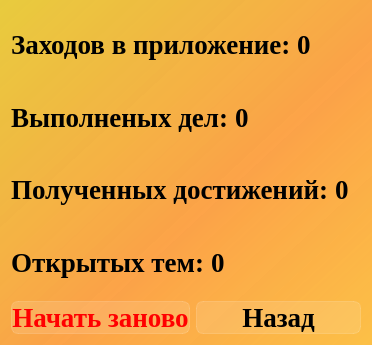
<?xml version="1.0" encoding="UTF-8"?>
<ui version="4.0">
 <class>Dialog_statistics</class>
 <widget class="QDialog" name="Dialog_statistics">
  <property name="geometry">
   <rect>
    <x>0</x>
    <y>0</y>
    <width>372</width>
    <height>345</height>
   </rect>
  </property>
  <property name="windowTitle">
   <string>Статистика</string>
  </property>
  <property name="styleSheet">
   <string notr="true">background-color: qlineargradient(spread:pad, x1:1, y1:1, x2:0, y2:0, stop:0 rgba(252, 192, 71, 255), stop:0.427447 rgba(252, 162, 71, 235), stop:1 rgba(232, 203, 62, 255));
font-family: Liberation Serif;</string>
  </property>
  <layout class="QVBoxLayout" name="verticalLayout">
   <item>
    <layout class="QHBoxLayout" name="horizontalLayout_visits">
     <item>
      <widget class="QLabel" name="label_visits">
       <property name="styleSheet">
        <string notr="true">text-align: center;
font-weight: bold;
font-size: 20pt;
background-color: none;</string>
       </property>
       <property name="text">
        <string>Заходов в приложение:</string>
       </property>
      </widget>
     </item>
     <item>
      <widget class="QLabel" name="label_count_visits">
       <property name="styleSheet">
        <string notr="true">text-align: center;
font-weight: bold;
font-size: 20pt;
background-color: none;
</string>
       </property>
       <property name="text">
        <string>0</string>
       </property>
      </widget>
     </item>
     <item>
      <spacer name="horizontalSpacer">
       <property name="orientation">
        <enum>Qt::Horizontal</enum>
       </property>
       <property name="sizeHint" stdset="0">
        <size>
         <width>40</width>
         <height>20</height>
        </size>
       </property>
      </spacer>
     </item>
    </layout>
   </item>
   <item>
    <layout class="QHBoxLayout" name="horizontalLayout_tasks">
     <item>
      <widget class="QLabel" name="label_tasks">
       <property name="styleSheet">
        <string notr="true">text-align: center;
font-weight: bold;
font-size: 20pt;
background-color: none;
border: none;</string>
       </property>
       <property name="text">
        <string>Выполненых дел:</string>
       </property>
      </widget>
     </item>
     <item>
      <widget class="QLabel" name="label_count_tasks">
       <property name="styleSheet">
        <string notr="true">text-align: center;
font-weight: bold;
font-size: 20pt;
background-color: none;
border: none;</string>
       </property>
       <property name="text">
        <string>0</string>
       </property>
      </widget>
     </item>
     <item>
      <spacer name="horizontalSpacer_2">
       <property name="orientation">
        <enum>Qt::Horizontal</enum>
       </property>
       <property name="sizeHint" stdset="0">
        <size>
         <width>40</width>
         <height>20</height>
        </size>
       </property>
      </spacer>
     </item>
    </layout>
   </item>
   <item>
    <layout class="QHBoxLayout" name="horizontalLayout_achievements">
     <item>
      <widget class="QLabel" name="label_achievements">
       <property name="styleSheet">
        <string notr="true">text-align: center;
font-weight: bold;
font-size: 20pt;
background-color: none;
border: none;</string>
       </property>
       <property name="text">
        <string>Полученных достижений:</string>
       </property>
      </widget>
     </item>
     <item>
      <widget class="QLabel" name="label_count_achievements">
       <property name="styleSheet">
        <string notr="true">text-align: center;
font-weight: bold;
font-size: 20pt;
background-color: none;
border: none;</string>
       </property>
       <property name="text">
        <string>0</string>
       </property>
      </widget>
     </item>
     <item>
      <spacer name="horizontalSpacer_3">
       <property name="orientation">
        <enum>Qt::Horizontal</enum>
       </property>
       <property name="sizeHint" stdset="0">
        <size>
         <width>40</width>
         <height>20</height>
        </size>
       </property>
      </spacer>
     </item>
    </layout>
   </item>
   <item>
    <layout class="QHBoxLayout" name="horizontalLayout_themes">
     <item>
      <widget class="QLabel" name="label_themes">
       <property name="styleSheet">
        <string notr="true">text-align: center;
font-weight: bold;
font-size: 20pt;
background-color: none;
border: none;</string>
       </property>
       <property name="text">
        <string>Открытых тем:</string>
       </property>
      </widget>
     </item>
     <item>
      <widget class="QLabel" name="label_count_themes">
       <property name="styleSheet">
        <string notr="true">text-align: center;
font-weight: bold;
font-size: 20pt;
background-color: none;
border: none;</string>
       </property>
       <property name="text">
        <string>0</string>
       </property>
      </widget>
     </item>
     <item>
      <spacer name="horizontalSpacer_4">
       <property name="orientation">
        <enum>Qt::Horizontal</enum>
       </property>
       <property name="sizeHint" stdset="0">
        <size>
         <width>40</width>
         <height>20</height>
        </size>
       </property>
      </spacer>
     </item>
    </layout>
   </item>
   <item>
    <layout class="QHBoxLayout" name="horizontalLayout">
     <item>
      <widget class="QPushButton" name="pushButton_restart_statistics">
       <property name="styleSheet">
        <string notr="true">QPushButton {
font-weight: bold;
font-size: 20pt;
text-align: center;
color: red;
background-color: rgba(255, 255, 255, 30);
border: 1px solid rgba(255, 255, 255, 40);
border-radius: 7px;
}

QPushButton:hover {
background-color: rgba(255, 255, 255, 40);
}
QPushButton:pressed {
background-color: rgba(255, 255, 255, 70);
}</string>
       </property>
       <property name="text">
        <string>Начать заново</string>
       </property>
      </widget>
     </item>
     <item>
      <widget class="QPushButton" name="pushButton_back">
       <property name="styleSheet">
        <string notr="true">QPushButton {
font-weight: bold;
font-size: 20pt;
text-align: center;
background-color: rgba(255, 255, 255, 30);
border: 1px solid rgba(255, 255, 255, 40);
border-radius: 7px;
}

QPushButton:hover {
background-color: rgba(255, 255, 255, 40);
}
QPushButton:pressed {
background-color: rgba(255, 255, 255, 70);
}</string>
       </property>
       <property name="text">
        <string>Назад</string>
       </property>
      </widget>
     </item>
    </layout>
   </item>
  </layout>
 </widget>
 <resources/>
 <connections/>
</ui>
